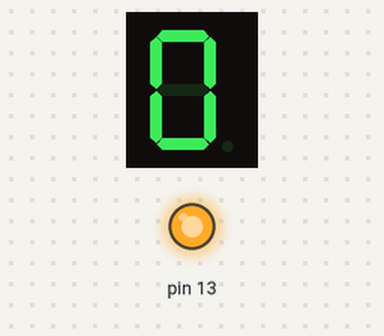
This sketch was run on a simulated Arduino Uno, built with avr-gcc and run on an emulated ATmega328P. On the bench: 1-digit seven-segment display, output pins drawn as LEDs (lit = HIGH). Wiring (inferred from the names in the program): 1-digit 7-segment display, segments lit when HIGH: segments pin 7, pin 6, pin 5, pin 10, pin 11, pin 8, pin 9, pin 4. The segment pins are drawn as the display they are named for; pins used as bus, display or sensor lines are not drawn.

Above: at 0.1 s.
At 2.1 s:
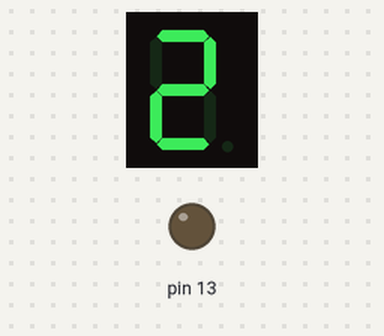
At 4.1 s:
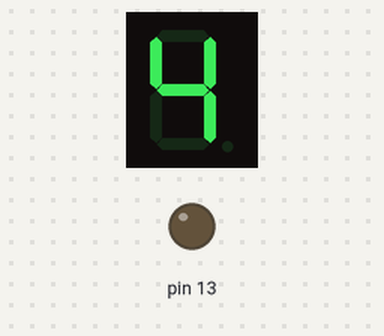
At 9.1 s:
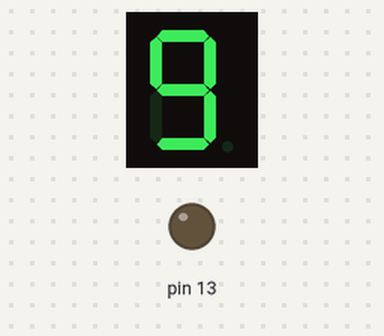
Timing chart, 0 to 32.5 s (numbered marks = the images above):
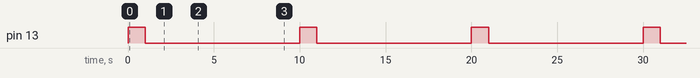

Measured:
- by itself, pin 13: alternates HIGH for 1.0 s and LOW for 9.0 s
- by itself, everything shown: repeats every 10.0 s, in 10 steps
- what the display in image 1 shows lasts 1.0 s, from 2.0 s to 3.0 s

The sketch:

1-digit_LED_segment_display.ino
```cpp
int a=7;
int b=6;
int c=5;
int d=10;
int e=11;
int f=8;
int g=9;
int dp=4;
int j;

void digital_0(void)
{
  digitalWrite(a,HIGH);
  digitalWrite(b,HIGH);
  digitalWrite(c,HIGH);
  digitalWrite(d,HIGH);
  digitalWrite(e,HIGH);
  digitalWrite(f,HIGH);
  digitalWrite(g,LOW);
  digitalWrite(dp,LOW);
}
void digital_1(void)
{
  digitalWrite(c,HIGH);
  digitalWrite(b,HIGH);
  for(j=7;j<=11;j++){
    digitalWrite(j,LOW);
  }
  digitalWrite(dp,LOW);
}
void digital_2(void)
{
  digitalWrite(b,HIGH);
  digitalWrite(a,HIGH);
  for(j=9;j<=11;j++){
    digitalWrite(j,HIGH);
  }
  digitalWrite(dp,LOW);
  digitalWrite(c,LOW);
  digitalWrite(f,LOW);
}
void digital_3(void)
{
  digitalWrite(g,HIGH);
  digitalWrite(a,HIGH);
  digitalWrite(b,HIGH);
  digitalWrite(c,HIGH);
  digitalWrite(d,HIGH);
  digitalWrite(dp,LOW);
  digitalWrite(f,LOW);
  digitalWrite(e,LOW);
}
void digital_4(void)
{
  digitalWrite(c,HIGH);
  digitalWrite(b,HIGH);
  digitalWrite(f,HIGH);
  digitalWrite(g,HIGH);
  digitalWrite(dp,LOW);
  digitalWrite(a,LOW);
  digitalWrite(e,LOW);
  digitalWrite(d,LOW);
}
void digital_5(void)
{
  digitalWrite(a,HIGH);
  digitalWrite(b, LOW);
  digitalWrite(c,HIGH);
  digitalWrite(d,HIGH);
  digitalWrite(e, LOW);
  digitalWrite(f,HIGH);
  digitalWrite(g,HIGH);
  digitalWrite(dp,LOW);
}
void digital_6(void)
{
  for(j=7;j<=11;j++){
    digitalWrite(j,HIGH);
  }
  digitalWrite(c,HIGH);
  digitalWrite(dp,LOW);
  digitalWrite(b,LOW);
}
void digital_7(void)
{
  for(j=5;j<=7;j++){
    digitalWrite(j,HIGH);
  }
  digitalWrite(dp,LOW);
  for(j=8;j<=11;j++){
    digitalWrite(j,LOW);
  }
}

void digital_8(void)
{
  for(j=5;j<=11;j++){
    digitalWrite(j,HIGH);
  }
  digitalWrite(dp,LOW);
}

void digital_9(void)
{
  digitalWrite(a,HIGH);
  digitalWrite(b,HIGH);
  digitalWrite(c,HIGH);
  digitalWrite(d,HIGH);
  digitalWrite(e, LOW);
  digitalWrite(f,HIGH);
  digitalWrite(g,HIGH);
  digitalWrite(dp,LOW);
}

void setup()
{
  for(int i=4;i<=11;i++){
    pinMode(i,OUTPUT);
  }
  pinMode(13, OUTPUT);
}

void loop()
{
  digitalWrite(13, HIGH);

  digital_0();
  delay(1000);

  digitalWrite(13, LOW);

  digital_1();
  delay(1000);
  digital_2();
  delay(1000);
  digital_3();
  delay(1000);
  digital_4();
  delay(1000);
  digital_5();
  delay(1000);
  digital_6();
  delay(1000);
  digital_7();
  delay(1000);
  digital_8();
  delay(1000);
  digital_9();
  delay(1000);
}
```
